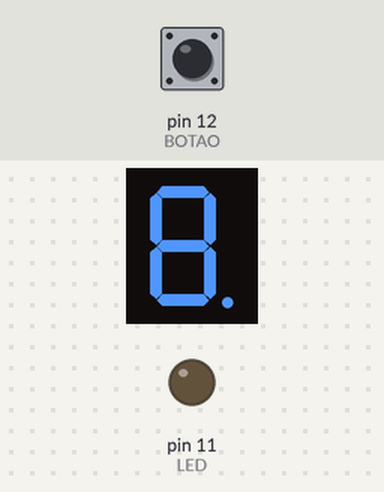
Simulated run of this sketch. Board: Arduino Uno, built with avr-gcc and run on an emulated ATmega328P. On the bench: 1-digit seven-segment display, output pins drawn as LEDs (lit = HIGH). Wiring (inferred from the names in the program): 1-digit 7-segment display, segments lit when LOW: segments pin 8, pin 7, pin 4, pin 5, pin 6, pin 9, pin 10, pin 3. Inputs (shaded band) come from the test bench; at power-on: pin 12 (BOTAO) HIGH. The segment pins are drawn as the display they are named for; pins used as bus, display or sensor lines are not drawn.

Above: at 1.2 s.
1.3 s: pin 12 (BOTAO) pulled LOW for 0.15 s
At 2.0 s:
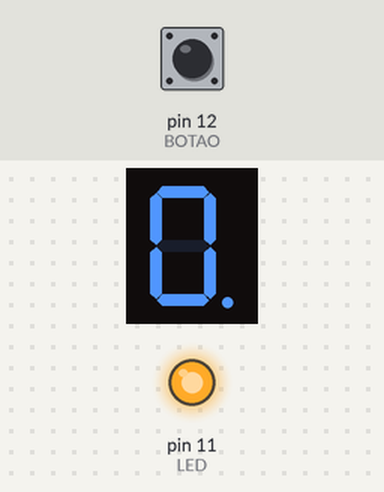
10.4 s: pin 12 (BOTAO) pulled LOW for 1 s
At 22.0 s:
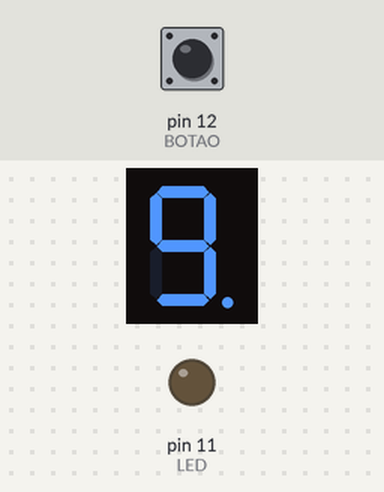
Timing chart, 0 to 22.8 s (numbered marks = the images above; inputs shaded):
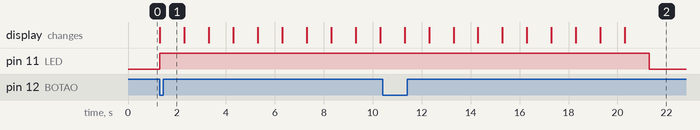

Measured:
- after the input at 1.3 s, pin 11 (LED): LOW → HIGH at once; the display: changes at once (image 1)
- after the input at 10.4 s, pin 11 (LED): HIGH → LOW after 10.9 s instead of 0.90 s; the display: first changes after 0.90 s (image 2 shows a later state)

The sketch:

cronometro.ino
```cpp
const byte BOTAO = 12;
const byte LED = 11;

const byte G = 10;
const byte F = 9;
const byte A = 8;
const byte B = 7;
const byte E = 6;
const byte D = 5;
const byte C = 4;
const byte DP = 3;

void setup() {

  pinMode(BOTAO, INPUT_PULLUP);
  pinMode(LED, OUTPUT);
  digitalWrite(LED, LOW);

  pinMode(G, OUTPUT);
  pinMode(F, OUTPUT);
  pinMode(A, OUTPUT);
  pinMode(B, OUTPUT);
  pinMode(E, OUTPUT);
  pinMode(D, OUTPUT);
  pinMode(C, OUTPUT);
  pinMode(DP, OUTPUT);

  Serial.begin(9600);

}

void loop(){

  byte ledResposta = digitalRead(LED);
  byte botaoResposta = digitalRead(BOTAO);

  if(botaoResposta == LOW) {

    for (int tempo = 0; tempo <= 9; tempo++) {

      digitalWrite(LED, HIGH);

      switch(tempo) {

        case 1: {

          digitalWrite(A, HIGH);
          digitalWrite(B, LOW);
          digitalWrite(C, LOW);
          digitalWrite(D, HIGH);
          digitalWrite(E, HIGH);
          digitalWrite(F, HIGH);
          digitalWrite(G, HIGH);
          digitalWrite(DP, HIGH);
          break;

        }

        case 2: {

          digitalWrite(A, LOW);
          digitalWrite(B, LOW);
          digitalWrite(C, HIGH);
          digitalWrite(D, LOW);
          digitalWrite(E, LOW);
          digitalWrite(F, HIGH);
          digitalWrite(G, LOW);
          digitalWrite(DP, HIGH);
          break;

        }

        case 3: {

          digitalWrite(A, LOW);
          digitalWrite(B, LOW);
          digitalWrite(C, LOW);
          digitalWrite(D, LOW);
          digitalWrite(E, HIGH);
          digitalWrite(F, HIGH);
          digitalWrite(G, LOW);
          digitalWrite(DP, HIGH);
          break;

        }

        case 4: {

          digitalWrite(A, HIGH);
          digitalWrite(B, LOW);
          digitalWrite(C, LOW);
          digitalWrite(D, HIGH);
          digitalWrite(E, HIGH);
          digitalWrite(F, LOW);
          digitalWrite(G, LOW);
          digitalWrite(DP, HIGH);
          break;

        }

        case 5: {

          digitalWrite(A, LOW);
          digitalWrite(B, HIGH);
          digitalWrite(C, LOW);
          digitalWrite(D, LOW);
          digitalWrite(E, HIGH);
          digitalWrite(F, LOW);
          digitalWrite(G, LOW);
          digitalWrite(DP, HIGH);
          break;

        }

        case 6: {

          digitalWrite(A, LOW);
          digitalWrite(B, HIGH);
          digitalWrite(C, LOW);
          digitalWrite(D, LOW);
          digitalWrite(E, LOW);
          digitalWrite(F, LOW);
          digitalWrite(G, LOW);
          digitalWrite(DP, LOW);
          break;

        }

        case 7: {

          digitalWrite(A, LOW);
          digitalWrite(B, LOW);
          digitalWrite(C, LOW);
          digitalWrite(D, HIGH);
          digitalWrite(E, HIGH);
          digitalWrite(F, HIGH);
          digitalWrite(G, HIGH);
          digitalWrite(DP, HIGH);
          break;

        }

        case 8: {

          digitalWrite(A, LOW);
          digitalWrite(B, LOW);
          digitalWrite(C, LOW);
          digitalWrite(D, LOW);
          digitalWrite(E, LOW);
          digitalWrite(F, LOW);
          digitalWrite(G, LOW);
          digitalWrite(DP, HIGH);
          break;

        }

        case 9: {

          digitalWrite(A, LOW);
          digitalWrite(B, LOW);
          digitalWrite(C, LOW);
          digitalWrite(D, LOW);
          digitalWrite(E, HIGH);
          digitalWrite(F, LOW);
          digitalWrite(G, LOW);
          digitalWrite(DP, LOW);
          break;

        }

        default: {

          digitalWrite(A, LOW);
          digitalWrite(B, LOW);
          digitalWrite(C, LOW);
          digitalWrite(D, LOW);
          digitalWrite(E, LOW);
          digitalWrite(F, LOW);
          digitalWrite(G, HIGH);
          digitalWrite(DP, LOW);
          break;

        }

      }

      delay(1000);

  	}

  } else {

    digitalWrite(LED, LOW);

  }

}
```
